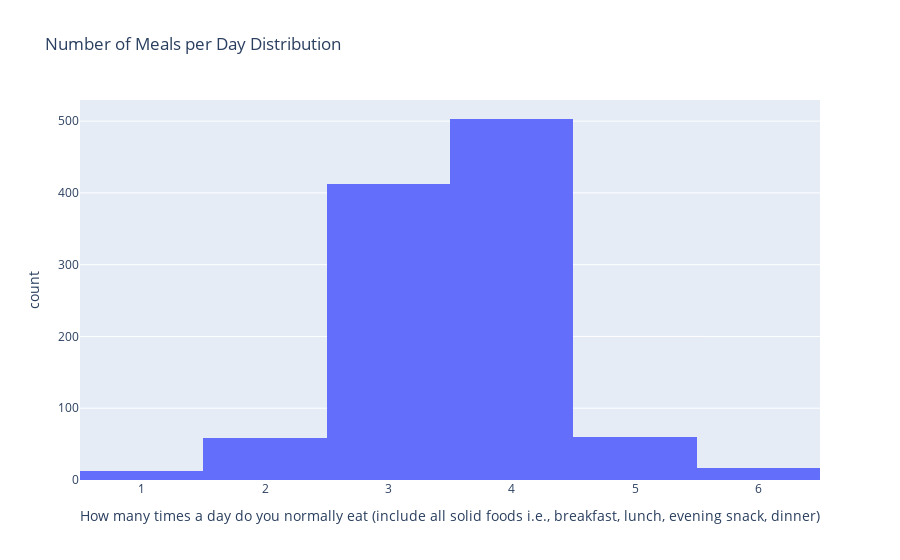

Notebook code for this chart:
### Code cell
fig_meals_per_day = px.histogram(dietary_data, x="How many times a day do you normally eat (include all solid foods i.e., breakfast, lunch, evening snack, dinner)", title="Number of Meals per Day Distribution")
fig_meals_per_day.show()

### Figure 1 — Plotly figure (JSON) as saved in the notebook; plotly's stock layout.template omitted (floating-point values rounded to 4 significant figures; data arrays with more than 128 entries replaced by an {"elided": "..."} marker saying what was removed)
{"data": [{"alignmentgroup": "True", "bingroup": "x", "hovertemplate": "How many times a day do you normally eat (include all solid foods i.e., breakfast, lunch, evening snack, dinner)=%{x}<br>count=%{y}<extra></extra>", "legendgroup": "", "marker": {"color": "#636efa", "pattern": {"shape": ""}}, "name": "", "offsetgroup": "", "orientation": "v", "showlegend": false, "type": "histogram", "x": {"elided": "1073 int values"}, "xaxis": "x", "yaxis": "y"}], "layout": {"barmode": "relative", "legend": {"tracegroupgap": 0}, "title": {"text": "Number of Meals per Day Distribution"}, "xaxis": {"anchor": "y", "domain": [0, 1], "title": {"text": "How many times a day do you normally eat (include all solid foods i.e., breakfast, lunch, evening snack, dinner)"}}, "yaxis": {"anchor": "x", "domain": [0, 1], "title": {"text": "count"}}}}
